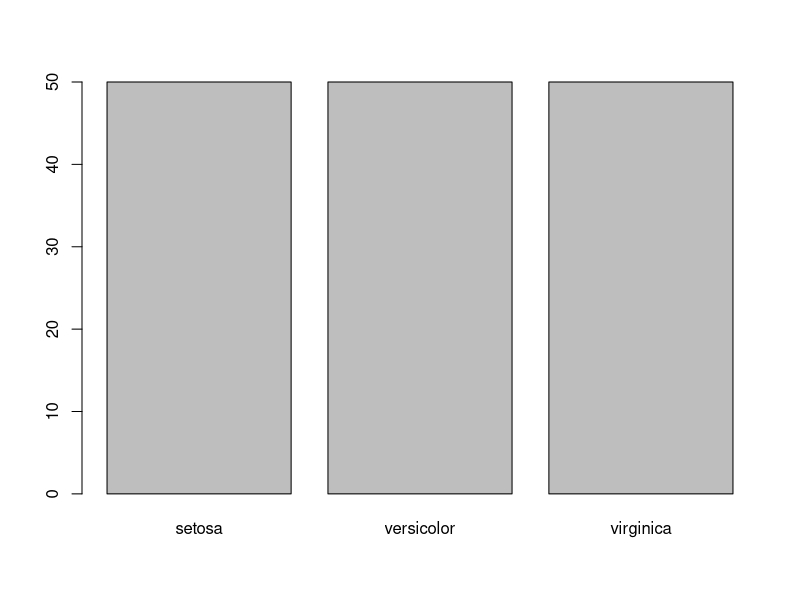
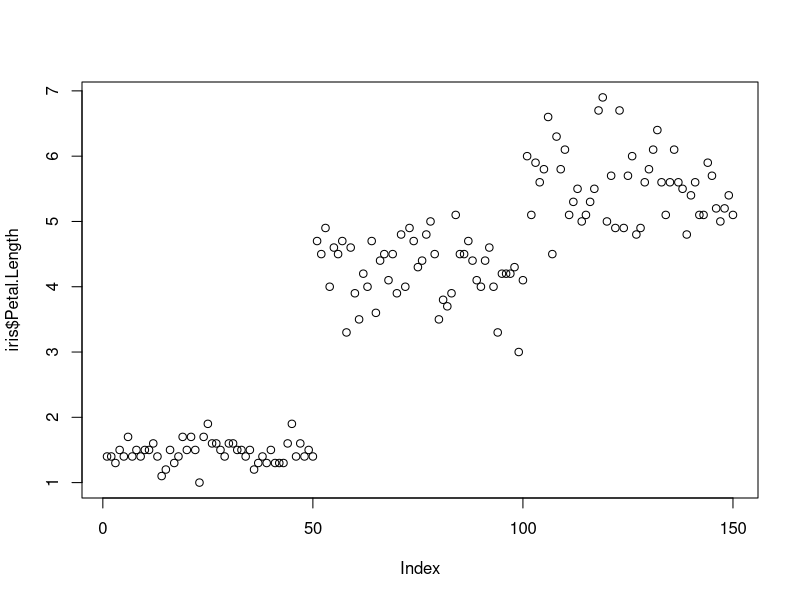
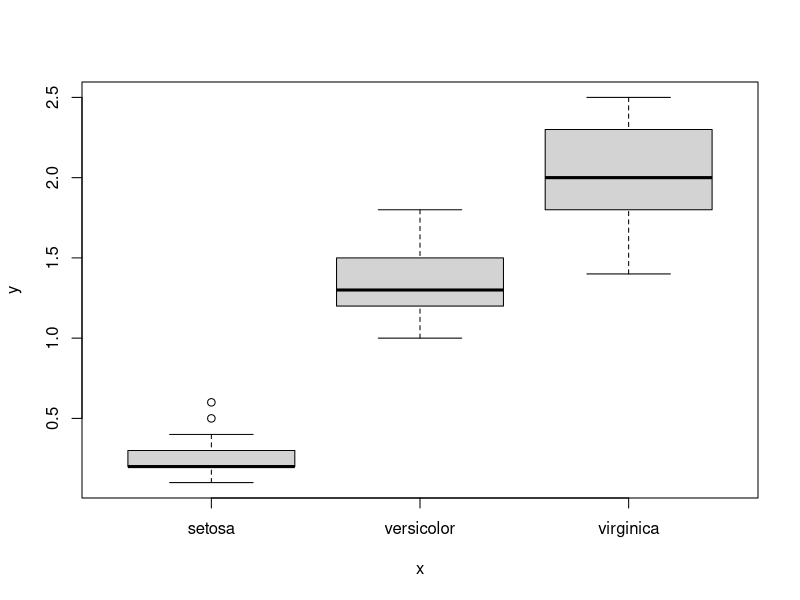
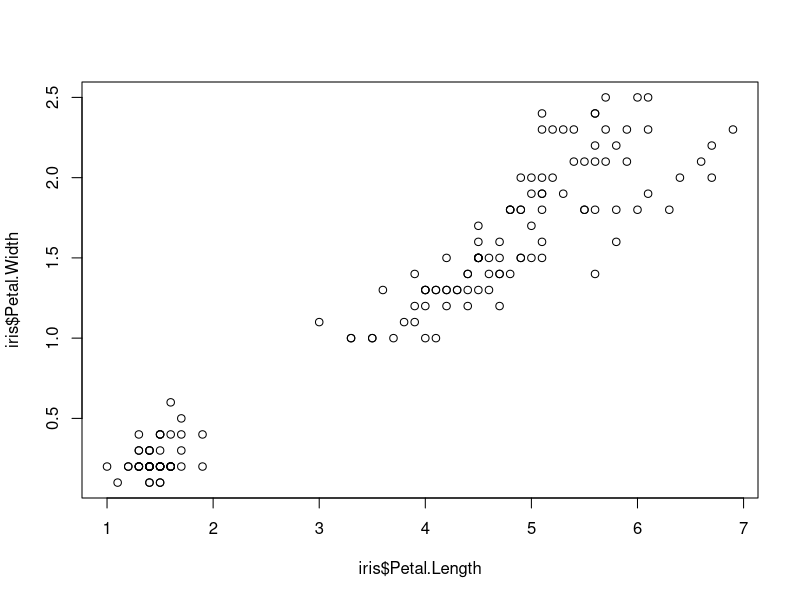
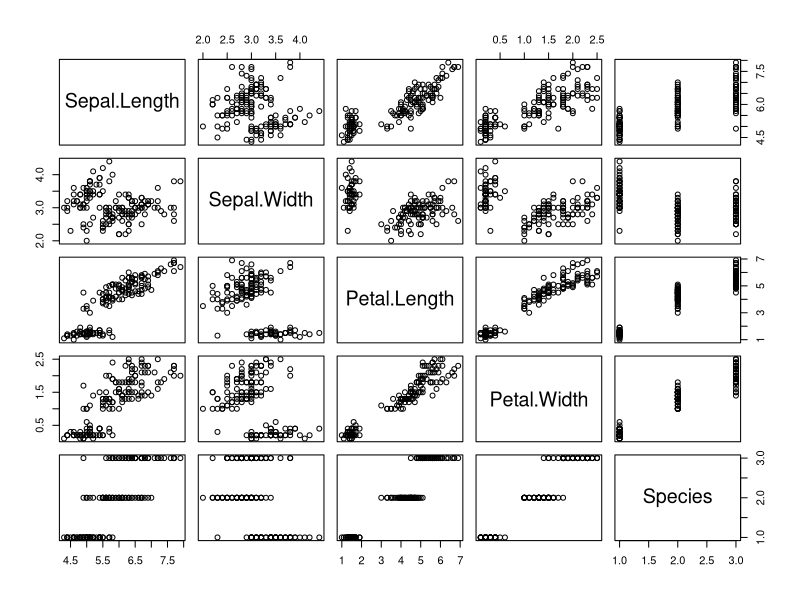
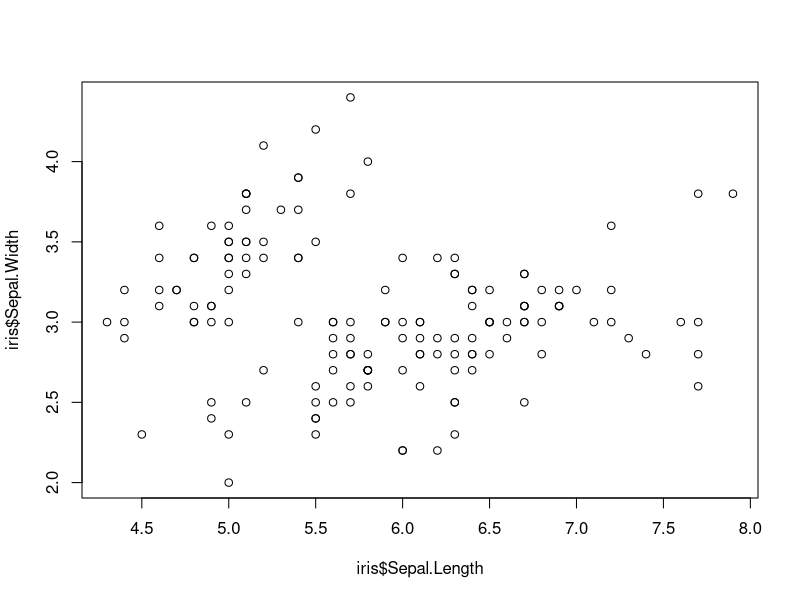
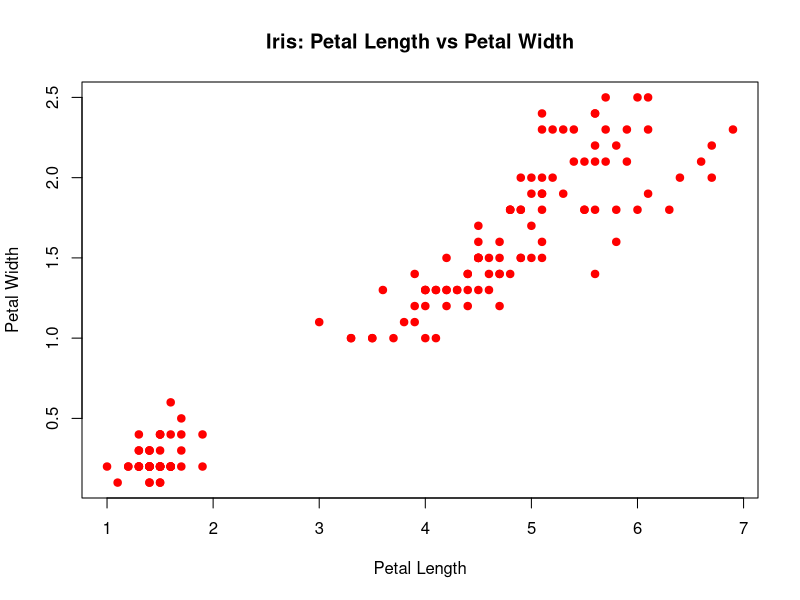
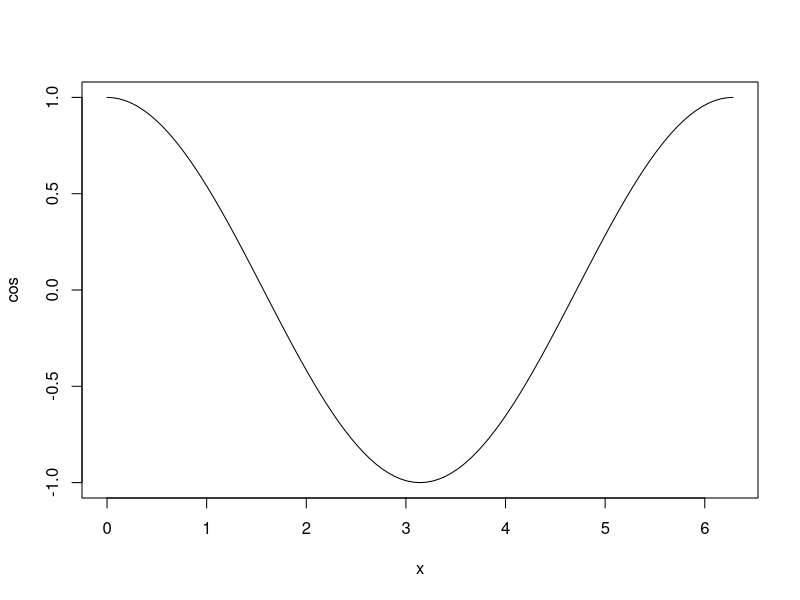

Reproduce these figures in R, in order.
library(datasets)
head(iris)
?plot#help for plot
plot(iris$Species)
plot(iris$Petal.Length)
plot(iris$Species,iris$Petal.Width)
plot(iris$Petal.Length,iris$Petal.Width)
plot(iris)
plot(iris$Sepal.Length,iris$Sepal.Width)

plot(iris$Petal.Length,iris$Petal.Width,
     col="red",
     pch=19,
     main = "Iris: Petal Length vs Petal Width",
     xlab= "Petal Length",
     ylab= "Petal Width")

plot(cos,0,2*pi)
plot(exp,1,5)
plot(dnorm,-3,+3)

plot(dnorm,-3,+3,
     col="red",
     lwd=5,
     main= "Standard Normal Distribution",
     xlab= "z-scores",
     ylab= "Density")

detach("package:datasets", unload = TRUE)
cat("\014")
